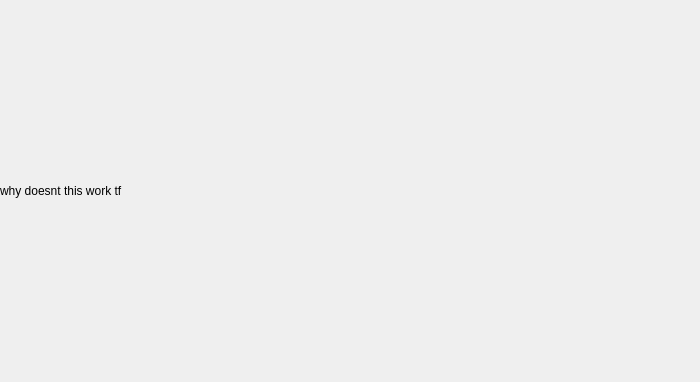
<?xml version="1.0" encoding="UTF-8"?>
<ui version="4.0">
 <class>HelpMenu</class>
 <widget class="QWidget" name="HelpMenu">
  <property name="geometry">
   <rect>
    <x>0</x>
    <y>0</y>
    <width>700</width>
    <height>382</height>
   </rect>
  </property>
  <property name="windowTitle">
   <string>Form</string>
  </property>
  <widget class="QLabel" name="imageHolder">
   <property name="geometry">
    <rect>
     <x>0</x>
     <y>0</y>
     <width>700</width>
     <height>382</height>
    </rect>
   </property>
   <property name="text">
    <string>why doesnt this work tf</string>
   </property>
  </widget>
 </widget>
 <resources/>
 <connections/>
</ui>
